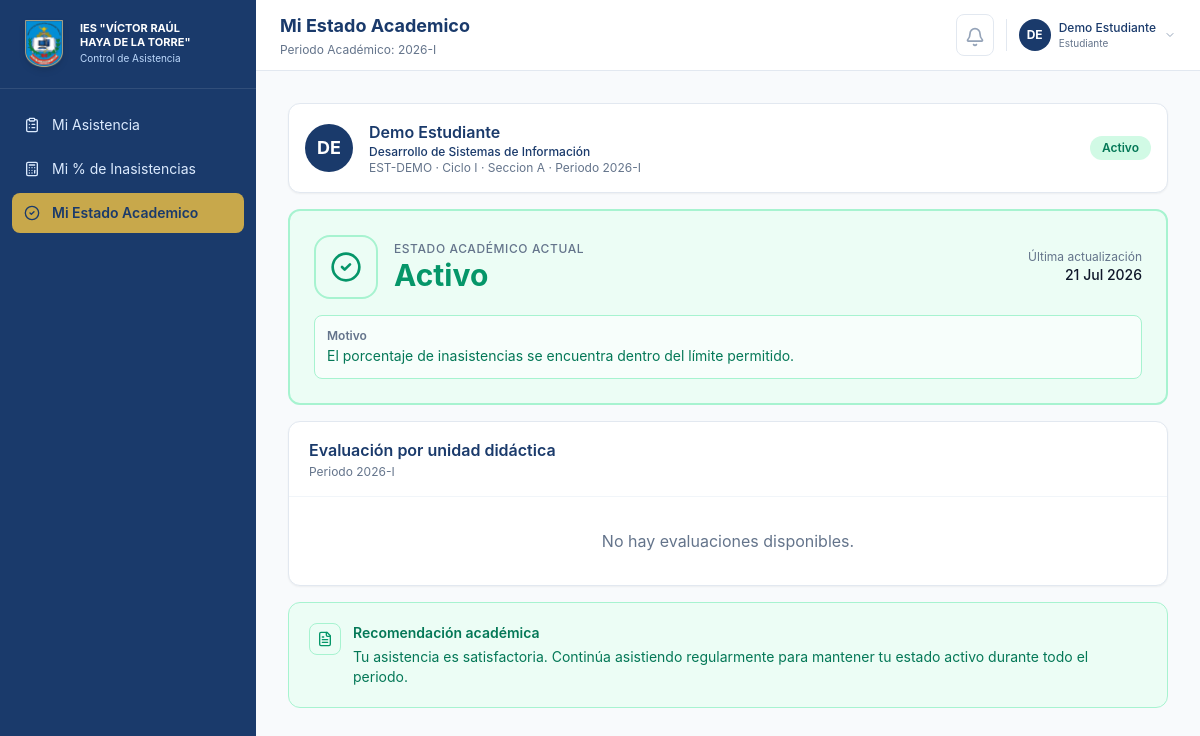
The page /index.php?m=mi-estado (signed in) on the database its author committed.
### tables this page shows
CREATE TABLE `estudiantes` (
  `id` int NOT NULL AUTO_INCREMENT,
  `codigo` varchar(30) NOT NULL,
  `dni` varchar(20) NOT NULL,
  `nombres` varchar(160) NOT NULL,
  `programa_id` int DEFAULT NULL,
  `periodo_curricular_id` int DEFAULT NULL,
  `unidad_didactica_id` int DEFAULT NULL,
  `seccion` varchar(10) NOT NULL,
  `total_sesiones` int NOT NULL DEFAULT '0',
  `inasistencias` int NOT NULL DEFAULT '0',
  `estado` enum('Activo','En riesgo','Inhabilitado') NOT NULL DEFAULT 'Activo',
  PRIMARY KEY (`id`),
  UNIQUE KEY `codigo` (`codigo`),
  KEY `fk_estudiantes_programa` (`programa_id`),
  KEY `fk_estudiantes_periodo` (`periodo_curricular_id`),
  KEY `fk_estudiantes_unidad` (`unidad_didactica_id`),
  KEY `idx_estudiantes_programa` (`programa_id`,`periodo_curricular_id`),
  CONSTRAINT `fk_estudiantes_periodo` FOREIGN KEY (`periodo_curricular_id`) REFERENCES `periodos_curriculares` (`id`) ON DELETE SET NULL,
  CONSTRAINT `fk_estudiantes_programa` FOREIGN KEY (`programa_id`) REFERENCES `programas` (`id`) ON DELETE SET NULL,
  CONSTRAINT `fk_estudiantes_unidad` FOREIGN KEY (`unidad_didactica_id`) REFERENCES `unidades_didacticas` (`id`) ON DELETE SET NULL
);

CREATE TABLE `programas` (
  `id` int NOT NULL AUTO_INCREMENT,
  `codigo` varchar(10) NOT NULL,
  `nombre` varchar(180) NOT NULL,
  `estado` enum('Activo','Inactivo') NOT NULL DEFAULT 'Activo',
  PRIMARY KEY (`id`),
  UNIQUE KEY `codigo` (`codigo`)
);

CREATE TABLE `periodos_curriculares` (
  `id` int NOT NULL AUTO_INCREMENT,
  `modulo_id` int NOT NULL,
  `nombre` varchar(40) NOT NULL,
  PRIMARY KEY (`id`),
  KEY `modulo_id` (`modulo_id`),
  CONSTRAINT `periodos_curriculares_ibfk_1` FOREIGN KEY (`modulo_id`) REFERENCES `modulos_formativos` (`id`)
);

### public/index.php (called while the page is built, shortened)
<?php
require __DIR__ . '/layout.php';

### app/config.php (called while the page is built, shortened)
<?php
function base_url(string $path = ''): string
{
    $base = rtrim(dirname($_SERVER['SCRIPT_NAME'] ?? ''), '/\\');
    return ($base === '' ? '' : $base) . '/' . ltrim($path, '/');
}

### app/helpers.php (called while the page is built, shortened)
<?php
function e(string|int|float|null $value): string
{
    return htmlspecialchars((string) $value, ENT_QUOTES, 'UTF-8');
}
function badge_class(string $estado): string
{
    return match ($estado) {
        'Activo', 'Presente', 'Registrada' => 'bg-emerald-100 text-emerald-700',
        'En riesgo', 'Tardanza', 'Pendiente' => 'bg-amber-100 text-amber-700',
        'Inhabilitado', 'Inasistente', 'Cerrada' => 'bg-red-100 text-red-700',
        'Justificado' => 'bg-blue-100 text-blue-700',
        default => 'bg-slate-100 text-slate-600',
    };
}
function app_user(): ?array
{
    return $_SESSION['user'] ?? null;
}
function page_title(string $module): string
{
    $titles = [
        'dashboard' => 'Dashboard',
        'usuarios' => 'Gestion de Usuarios',
        'roles' => 'Roles y Permisos',
        'estudiantes' => 'GestiÃ³n de Estudiantes',
        'docentes' => 'Gestion de Docentes',
        'configuracion' => 'Configuracion Academica',
        'horarios' => 'GestiÃ³n de Horarios',
        'asistencia' => 'Control de Asistencia',
        'calculo' => 'Calculo de Inasistencias',
        'reportes' => 'Reportes y Exportaciones',
        'respaldo' => 'Respaldo de Base de Datos',
        'auditoria' => 'BitÃ¡cora de AuditorÃ­a',
        'mis-sesiones' => 'Mis Sesiones',
        'registrar-asistencia' => 'Registrar Asistencia',
        'consultar-asistencia' => 'Consultar Asistencia',
        'reportes-docente' => 'Reportes',
        'mi-asistencia' => 'Mi Asistencia',
        'mi-porcentaje' => 'Mi Porcentaje de Inasistencias',
        'mi-estado' => 'Mi Estado Academico',
    ];
    return $titles[$module] ?? 'Panel';
}
function user_initials(string $nombre): string
{
    $parts = preg_split('/\s+/', trim($nombre)) ?: [];
    if (count($parts) >= 2) {
        return mb_strtoupper(mb_substr($parts[0], 0, 1) . mb_substr($parts[1], 0, 1));
    }
    return mb_strtoupper(mb_substr($nombre, 0, 2));
}
function role_label(string $rol): string
{
    return match ($rol) {
        'admin' => 'Administrador',
        'docente' => 'Docente',
        'estudiante' => 'Estudiante',
        default => ucfirst($rol),
    };
}

### public/modules/mi-estado.php (the view, shortened to what this page needs)
<?php
$user = app_user();
$pdo = db();
$stmtEst = $pdo->prepare('SELECT e.*, p.nombre as programa, pc.nombre as ciclo FROM estudiantes e LEFT JOIN programas p ON e.programa_id = p.id LEFT JOIN periodos_curriculares pc ON e.periodo_curricular_id = pc.id WHERE e.nombres LIKE ?');
$searchTerm = '%' . str_replace(' ', '%', $user['nombre']) . '%';
$stmtEst->execute([$searchTerm]);
$est = $stmtEst->fetch();
$evaluacion = [];
$peorEstado = 'Activo';
$est['estado'] = $peorEstado;
$estadoConfig = match ($est['estado']) {
    'En riesgo' => [
        'bg' => 'bg-amber-50', 'border' => 'border-amber-200', 'text' => 'text-amber-700',
        'icon' => 'text-amber-600', 'big' => 'text-amber-600', 'lucide' => 'triangle-alert',
        'motivo' => 'Una o más unidades didácticas presentan un porcentaje de inasistencias igual o superior al 20%.',
        'recomendacion' => 'Tienes una unidad didáctica cercana al límite del 30%. Se recomienda mejorar tu asistencia de inmediato para evitar la inhabilitación.',
    ],
    'Inhabilitado' => [
        'bg' => 'bg-red-50', 'border' => 'border-red-200', 'text' => 'text-red-700',
        'icon' => 'text-red-600', 'big' => 'text-red-600', 'lucide' => 'circle-x',
        'motivo' => 'Se ha alcanzado o superado el 30% de inasistencias en una o más unidades didácticas.',
        'recomendacion' => 'Has alcanzado o superado el límite del 30% en una unidad didáctica. Consulta con coordinación académica para conocer los pasos a seguir.',
    ],
    default => [
        'bg' => 'bg-emerald-50', 'border' => 'border-emerald-200', 'text' => 'text-emerald-700',
        'icon' => 'text-emerald-600', 'big' => 'text-emerald-600', 'lucide' => 'circle-check',
        'motivo' => 'El porcentaje de inasistencias se encuentra dentro del límite permitido.',
        'recomendacion' => 'Tu asistencia es satisfactoria. Continúa asistiendo regularmente para mantener tu estado activo durante todo el periodo.',
    ],
};
?>
<div class="space-y-4">
    <?php render_estudiante_header($est); ?>
    <div class="rounded-xl border-2 p-6 <?= $estadoConfig['bg'] ?> <?= $estadoConfig['border'] ?>">
        <div class="mb-4 flex items-center gap-4">
            <div class="flex h-16 w-16 items-center justify-center rounded-2xl border-2 <?= $estadoConfig['bg'] ?> <?= $estadoConfig['border'] ?>">
                <i data-lucide="<?= e($estadoConfig['lucide']) ?>" class="h-8 w-8 <?= $estadoConfig['icon'] ?>"></i>
            </div>
            <div>
                <p class="text-xs font-medium uppercase tracking-wider text-slate-500">Estado Académico Actual</p>
                <p class="text-3xl font-bold <?= $estadoConfig['big'] ?>"><?= e($est['estado']) ?></p>
            </div>
            <div class="ml-auto text-right">
                <p class="text-xs text-slate-500">Última actualización</p>
                <p class="text-sm font-medium text-slate-900"><?= date('d M Y') ?></p>
            </div>
        </div>
        <div class="rounded-lg border bg-white/60 p-3 <?= $estadoConfig['border'] ?>">
            <p class="mb-0.5 text-xs font-semibold text-slate-500">Motivo</p>
            <p class="text-sm <?= $estadoConfig['text'] ?>"><?= e($estadoConfig['motivo']) ?></p>
        </div>
    </div>
    <div class="overflow-hidden rounded-xl border border-slate-200 bg-white shadow-sm">
        <div class="border-b border-slate-100 px-5 py-4">
            <h3 class="font-semibold text-[#1a3a6b]">Evaluación por unidad didáctica</h3>
            <p class="mt-0.5 text-xs text-slate-500">Periodo 2026-I</p>
        </div>
        <div class="divide-y divide-slate-100">
            <?php if (empty($evaluacion)): ?>
                <div class="px-5 py-8 text-center text-slate-500">No hay evaluaciones disponibles.</div>
            <?php endif; ?>
        </div>
    </div>
    <div class="rounded-xl border p-5 <?= $estadoConfig['bg'] ?> <?= $estadoConfig['border'] ?>">
        <div class="flex items-start gap-3">
            <div class="flex h-8 w-8 shrink-0 items-center justify-center rounded-lg border <?= $estadoConfig['bg'] ?> <?= $estadoConfig['border'] ?>">
                <i data-lucide="file-text" class="h-4 w-4 <?= $estadoConfig['icon'] ?>"></i>
            </div>
            <div>
                <p class="mb-1 text-sm font-semibold <?= $estadoConfig['text'] ?>">Recomendación académica</p>
                <p class="text-sm <?= $estadoConfig['text'] ?>"><?= e($estadoConfig['recomendacion']) ?></p>
            </div>
        </div>
    </div>
</div>

### public/layout.php (shortened to what this page needs)
<?php
require_once __DIR__ . '/../app/helpers.php';
$user = app_user();
$module = $_GET['m'] ?? ($user['rol'] === 'admin' ? 'dashboard' : ($user['rol'] === 'docente' ? 'mis-sesiones' : 'mi-asistencia'));
$menu = module_menu($user['rol']);
$title = page_title($module);
    ?>
    <?php endforeach;
function render_estudiante_header(array $est): void
{
    $name = trim($est['nombres']);
    $iniciales = strtoupper($name[0] . substr($name, (int) strrpos($name, ' ') + 1, 1));
    ?>
    <div class="flex items-center gap-4 rounded-xl border border-slate-200 bg-white p-4 shadow-sm">
        <div class="flex h-12 w-12 shrink-0 items-center justify-center rounded-full bg-[#1a3a6b] text-lg font-bold text-white"><?= e($iniciales) ?></div>
        <div class="min-w-0 flex-1">
            <p class="truncate font-semibold text-[#1a3a6b]"><?= e($est['nombres']) ?></p>
            <p class="text-xs font-medium text-[#1a3a6b]"><?= e($est['programa']) ?></p>
            <p class="text-xs text-slate-500"><?= e($est['codigo']) ?> · Ciclo <?= e($est['ciclo']) ?> · Seccion <?= e($est['seccion']) ?> · Periodo 2026-I</p>
        </div>
        <span class="shrink-0 rounded-full px-3 py-1 text-xs font-semibold <?= badge_class($est['estado']) ?>"><?= e($est['estado']) ?></span>
    </div>
    <?php
}
?>
<!doctype html>
<html lang="es">
<head>
    <script src="https://cdn.tailwindcss.com"></script>
    <link rel="stylesheet" href="<?= e(base_url('assets/app.css')) ?>">
    <link rel="stylesheet" href="https://cdn.jsdelivr.net/npm/flatpickr/dist/flatpickr.min.css">
</head>
<body class="bg-slate-50 text-slate-900">
<div class="flex min-h-screen bg-slate-50">
    <aside id="sidebar" class="hidden fixed inset-y-0 left-0 z-50 w-64 shrink-0 bg-[#1a3a6b] text-white transition-transform duration-300 lg:static lg:block">
        <div class="flex h-full flex-col lg:sticky lg:top-0 lg:h-screen">
            <div class="border-b border-white/10 px-5 py-5 flex items-center justify-between">
                <div class="flex items-center gap-3">
                    <div class="flex h-12 w-12 items-center justify-center">
                        <img src="<?= e(base_url('assets/images/logo_vrht.png')) ?>" alt="Logo VRHT" class="h-full w-full object-contain drop-shadow-md">
                    </div>
                    <div>
                        <p class="text-[11px] font-bold leading-tight uppercase">IES "VÍCTOR RAÚL<br>HAYA DE LA TORRE"</p>
                        <p class="text-[10px] mt-0.5 text-blue-200">Control de Asistencia</p>
                    </div>
                </div>
            </div>
            <nav class="flex-1 space-y-1 overflow-y-auto px-3 py-4">
                <?php foreach ($menu as $id => [$label, $icon]): ?>
                    <a href="<?= e(base_url('index.php?m=' . $id)) ?>" class="flex items-center gap-3 rounded-lg px-3 py-2.5 text-sm transition <?= $module === $id ? 'bg-[#c8a84b] font-semibold text-[#1a3a6b]' : 'text-blue-100 hover:bg-white/10' ?>">
                        <i data-lucide="<?= e($icon) ?>" class="h-4 w-4"></i>
                        <span><?= e($label) ?></span>
                    </a>
                <?php endforeach; ?>
            </nav>
        </div>
    </aside>
    <main class="flex min-w-0 flex-1 flex-col">
        <header class="sticky top-0 shrink-0 border-b border-slate-200 bg-white/95 backdrop-blur px-4 py-3 lg:px-6 z-40">
            <div class="flex items-center justify-between gap-4">
                <div class="flex items-center gap-3">
                    <div>
                        <h1 class="text-lg font-bold text-[#1a3a6b]"><?= e($title) ?></h1>
                        <p class="mt-0.5 hidden text-xs text-slate-500 sm:block">Periodo Académico: 2026-I</p>
                    </div>
                </div>
                <div class="flex items-center gap-3">
                    <div class="relative">
                        <button type="button" data-notif-toggle class="relative rounded-lg border border-slate-200 bg-white p-2 text-slate-400 transition hover:text-[#1a3a6b]">
                            <i data-lucide="bell" class="h-5 w-5"></i>
                        </button>
                    </div>
                    <div class="flex items-center gap-2 border-l border-slate-200 pl-3 relative cursor-pointer" onclick="document.getElementById('user-menu').classList.toggle('hidden')">
                        <div class="flex h-8 w-8 items-center justify-center rounded-full bg-[#1a3a6b] text-xs font-bold text-white">
                            <?= e(user_initials($user['nombre'])) ?>
                        </div>
                        <div class="hidden sm:block">
                            <p class="text-xs font-medium text-[#1a3a6b]"><?= e($user['nombre']) ?></p>
                            <p class="text-[10px] text-slate-500"><?= e(role_label($user['rol'])) ?></p>
                        </div>
                        <i data-lucide="chevron-down" class="hidden h-3 w-3 text-slate-400 sm:block"></i>
                    </div>
                </div>
            </div>
        </header>
        <section class="flex-1 p-4 lg:p-8 overflow-x-hidden w-full">
            <?php require __DIR__ . '/modules/' . $module . '.php'; ?>
        </section>
    </main>
</div>
</body>
</html>

### public/assets/app.css (style rules this page uses)
body { font-family: Inter, ui-sans-serif, system-ui, -apple-system, BlinkMacSystemFont, "Segoe UI", sans-serif; }
.lucide { display: inline-block; flex-shrink: 0; stroke-width: 2; vertical-align: middle; }

### rows shown on the page
estudiantes: nombres "DE", nombres "Demo Estudiante", programa.nombre "Desarrollo de Sistemas de Información", codigo "EST-DEMO", periodo_curricular.nombre "I", seccion "A", estado "Activo", estado "El porcentaje de inasistencias se encuentra dentro del límite permitido.", estado "Tu asistencia es satisfactoria. Continúa asistiendo regularmente para mantener tu estado activo durante todo el periodo."

### other values the page prints
$label "Mi Asistencia"
$label "Mi % de Inasistencias"
$label "Mi Estado Academico"
$title "Mi Estado Academico"
user_initials($user['nombre']) "DE"
$user['nombre'] "Demo Estudiante"
role_label($user['rol']) "Estudiante"
